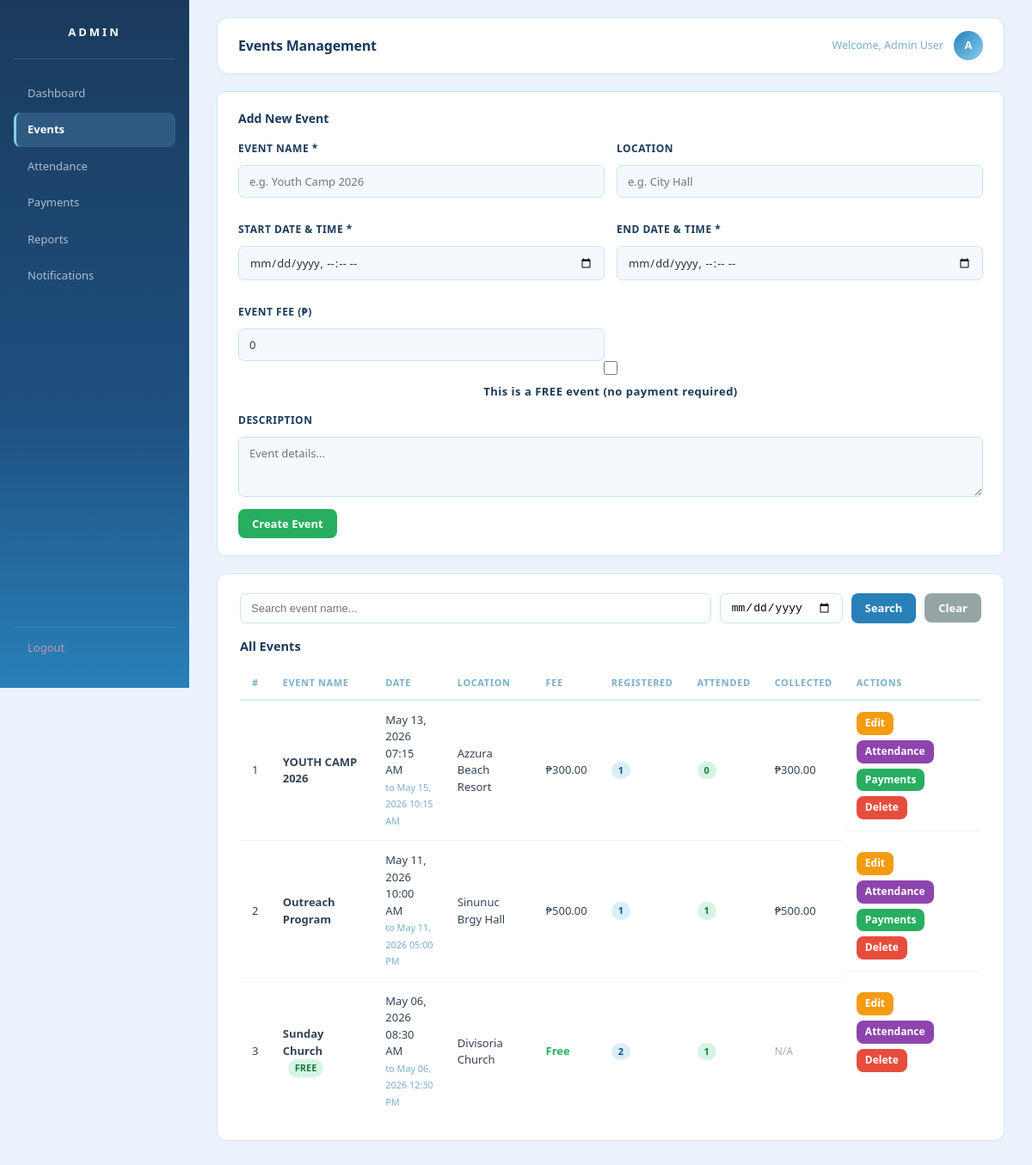
The app's page /events.php (signed in) with its own data.
### tables this page shows
CREATE TABLE `events` (
  `id` int(11) NOT NULL,
  `event_name` varchar(150) NOT NULL,
  `description` text DEFAULT NULL,
  `event_date` datetime NOT NULL,
  `event_end_date` datetime DEFAULT NULL,
  `location` varchar(150) DEFAULT NULL,
  `fee` decimal(10,2) DEFAULT 0.00,
  `is_free` tinyint(1) NOT NULL DEFAULT 0,
  `created_at` timestamp NOT NULL DEFAULT current_timestamp()
);

### events.php (the view, shortened to what this page needs)
<?php
require_once 'database.php';
$edit_event = null;
$search = trim($_GET['search'] ?? '');
$filter_date = $_GET['filter_date'] ?? '';
$where = "WHERE 1=1";
$params = [];
$types = '';
$stats_query = "
    WITH event_stats AS (
        SELECT
            e.id,
            COUNT(DISTINCT r.id) AS total_registered,
            COUNT(DISTINCT a.id) AS total_attended,
            COALESCE(SUM(p.amount_paid), 0) AS total_collected,
            e.fee * COUNT(DISTINCT r.id) AS total_expected
        FROM events e
        LEFT JOIN registrations r ON r.event_id = e.id
        LEFT JOIN attendance a ON a.event_id = e.id AND a.status = 'present'
        LEFT JOIN payments p ON p.event_id = e.id
        GROUP BY e.id
    )
    SELECT e.*,
           COALESCE(es.total_registered, 0) AS total_registered,
           COALESCE(es.total_attended, 0) AS total_attended,
           COALESCE(es.total_collected, 0) AS total_collected,
           COALESCE(es.total_expected, 0) AS total_expected
    FROM events e
    LEFT JOIN event_stats es ON es.id = e.id
    $where
    ORDER BY e.event_date DESC
";
if (!empty($params)) {
    $stmt = $conn->prepare($stats_query);
    $stmt->bind_param($types, ...$params);
    $stmt->execute();
    $events = $stmt->get_result();
} else {
    $events = $conn->query($stats_query);
}
?>
<!DOCTYPE html>
<html lang="en">
<head>
<link rel="stylesheet" href="admin_dashboard.css">
</head>
<body>
<div class="sidebar">
    <h2>ADMIN</h2>
    <a href="admin_dashboard.php">Dashboard</a>
    <a href="events.php" class="active">Events</a>
    <a href="attendance.php">Attendance</a>
    <a href="payments.php">Payments</a>
    <a href="reports.php">Reports</a>
    <a href="notifications.php">Notifications</a>
    <a href="logout.php" class="logout">Logout</a>
</div>
<div class="main">
    <div class="header">
        <h1><?= $edit_event ? 'Edit Event' : 'Events Management' ?></h1>
        <div class="header-right">
            <span>Welcome, <?= htmlspecialchars($_SESSION['admin_name'] ?? 'Admin') ?></span>
            <div class="avatar">A</div>
        </div>
    </div>
    <div class="container">
        <div class="form-card">
            <h2 style="font-size:14px;font-weight:600;color:#1a3a5c;margin-bottom:16px;">
                <?= $edit_event ? 'Edit Event' : 'Add New Event' ?>
            </h2>
            <form method="POST">
                <div class="form-row">
                    <div class="form-group">
                        <label>Event Name *</label>
                        <input type="text" name="event_name" value="<?= htmlspecialchars($edit_event['event_name'] ?? '') ?>" required placeholder="e.g. Youth Camp 2026">
                    </div>
                    <div class="form-group">
                        <label>Location</label>
                        <input type="text" name="location" value="<?= htmlspecialchars($edit_event['location'] ?? '') ?>" placeholder="e.g. City Hall">
                    </div>
                    <div class="form-group">
                        <label>Start Date & Time *</label>
                        <input type="datetime-local" name="event_date" value="<?= $edit_event ? date('Y-m-d\TH:i', strtotime($edit_event['event_date'])) : '' ?>" required>
                    </div>
                    <div class="form-group">
                        <label>End Date & Time *</label>
                        <input type="datetime-local" name="event_end_date" value="<?= $edit_event && $edit_event['event_end_date'] ? date('Y-m-d\TH:i', strtotime($edit_event['event_end_date'])) : '' ?>" required>
                    </div>
                    <div class="form-group">
                        <label>Event Fee (₱)</label>
                        <input type="number" name="fee" id="fee_input" value="<?= $edit_event['fee'] ?? 0 ?>" min="0" step="0.01" placeholder="0.00"
                               <?= (!empty($edit_event['is_free'])) ? 'disabled style="opacity:0.4;"' : '' ?>>
                    </div>
                </div>
                <div class="form-group" style="display:flex;align-items:center;gap:10px;margin-bottom:14px;">
                    <input type="checkbox" name="is_free" id="is_free_check" value="1"
                           <?= (!empty($edit_event['is_free'])) ? 'checked' : '' ?>
                           onchange="document.getElementById('fee_input').disabled=this.checked;
                                     document.getElementById('fee_input').style.opacity=this.checked?'0.4':'1';
                                     if(this.checked) document.getElementById('fee_input').value='0';"
                           style="width:16px;height:16px;accent-color:#27ae60;cursor:pointer;">
                    <label for="is_free_check" style="font-size:13px;font-weight:600;color:#1a3a5c;cursor:pointer;text-transform:none;margin:0;">
                        This is a <strong>FREE</strong> event (no payment required)
                    </label>
                </div>
                <div class="form-group">
                    <label>Description</label>
                    <textarea name="description" placeholder="Event details..."><?= htmlspecialchars($edit_event['description'] ?? '') ?></textarea>
                </div>
                <div style="display:flex;gap:10px;">
                    <button type="submit" class="btn-success"><?= $edit_event ? 'Update Event' : 'Create Event' ?></button>
                </div>
            </form>
        </div>
        <div class="section">
            <form method="GET" style="display:flex;gap:10px;flex-wrap:wrap;margin-bottom:16px;">
                <input type="text" name="search" value="<?= htmlspecialchars($search) ?>" placeholder="Search event name..." style="padding:8px 12px;border:1px solid #c8e3f3;border-radius:7px;font-size:13px;flex:1;min-width:180px;">
                <input type="date" name="filter_date" value="<?= $filter_date ?>" style="padding:8px 12px;border:1px solid #c8e3f3;border-radius:7px;font-size:13px;">
                <button type="submit">Search</button>
                <a href="events.php"><button type="button" style="background:#95a5a6;">Clear</button></a>
            </form>
            <div class="flex">
                <h2>All Events</h2>
            </div>
            <table>
                <tr>
                    <th>#</th>
                    <th>Event Name</th>
                    <th>Date</th>
                    <th>Location</th>
                    <th>Fee</th>
                    <th>Registered</th>
                    <th>Attended</th>
                    <th>Collected</th>
                    <th>Actions</th>
                </tr>
                <?php if ($events && $events->num_rows > 0): ?>
                <?php $i = 1; while ($ev = $events->fetch_assoc()): ?>
                <tr>
                    <td><?= $i++ ?></td>
                    <td>
                        <strong><?= htmlspecialchars($ev['event_name']) ?></strong>
                        <?php if (!empty($ev['is_free'])): ?>
                            <span class="badge" style="background:#d5f5e3;color:#1a7a44;margin-left:6px;">FREE</span>
                        <?php endif; ?>
                    </td>
                    <td><?= date('M d, Y h:i A', strtotime($ev['event_date'])) ?><br><small style="color:#7aafc8;">to <?= $ev['event_end_date'] ? date('M d, Y h:i A', strtotime($ev['event_end_date'])) : '—' ?></small></td>
                    <td><?= htmlspecialchars($ev['location'] ?? '—') ?></td>
                    <td>
                        <?php if (!empty($ev['is_free'])): ?>
                            <span style="color:#27ae60;font-weight:600;">Free</span>
                        <?php else: ?>
                            ₱<?= number_format($ev['fee'], 2) ?>
                        <?php endif; ?>
                    </td>
                    <td><span class="badge badge-blue"><?= $ev['total_registered'] ?></span></td>
                    <td><span class="badge badge-green"><?= $ev['total_attended'] ?></span></td>
                    <td>
                        <?php if (!empty($ev['is_free'])): ?>
                            <span style="color:#aaa;font-size:12px;">N/A</span>
                        <?php else: ?>
                            ₱<?= number_format($ev['total_collected'], 2) ?>
                        <?php endif; ?>
                    </td>
                    <td style="display:flex;gap:6px;flex-wrap:wrap;">
                        <a href="events.php?edit=<?= $ev['id'] ?>"><button class="btn-edit">Edit</button></a>
                        <a href="attendance.php?event_id=<?= $ev['id'] ?>"><button style="background:#8e44ad;padding:5px 10px;font-size:12px;">Attendance</button></a>
                        <?php if (empty($ev['is_free'])): ?>
                        <a href="payments.php?event_id=<?= $ev['id'] ?>"><button style="background:#27ae60;padding:5px 10px;font-size:12px;">Payments</button></a>
                        <?php endif; ?>
                        <a href="events.php?delete=<?= $ev['id'] ?>" onclick="return confirm('Delete this event?')"><button class="btn-danger">Delete</button></a>
                    </td>
                </tr>
                <?php endwhile; ?>
                <?php else: ?>
                <tr><td colspan="9" style="text-align:center;color:#aaa;padding:20px;">No events found.</td></tr>
                <?php endif; ?>
            </table>
        </div>
    </div>
</div>
</body>
</html>

### events.php (style rules this page uses)
.form-card { background:#fff; border:1px solid #c8e3f3; border-radius:10px; padding:20px 24px; margin-bottom:20px; }
.form-row { display:grid; grid-template-columns:1fr 1fr; gap:14px; }
.form-group { margin-bottom:14px; }
.form-group label { display:block; font-size:12px; font-weight:600; color:#1a3a5c; margin-bottom:5px; text-transform:uppercase; }
.form-group input, .form-group textarea, .form-group select { width:100%; padding:9px 12px; border:1px solid #c8e3f3; border-radius:7px; font-size:13px; color:#334; background:#f5f9fd; outline:none; }
.form-group textarea { resize:vertical; min-height:70px; }
.btn-success { background:#27ae60; }
.btn-danger { background:#e74c3c; padding:5px 10px; font-size:12px; }
.btn-edit { background:#f39c12; padding:5px 10px; font-size:12px; }
.badge { display:inline-block; padding:2px 8px; border-radius:12px; font-size:11px; font-weight:600; }
.badge-blue { background:#daeef8; color:#1e5080; }
.badge-green { background:#d5f5e3; color:#1a7a44; }

### records on screen
events: event_name "YOUTH CAMP 2026", event_date "May 13, 2026 07:15 AM", event_end_date "May 15, 2026 10:15 AM", location "Azzura Beach Resort", fee "300.00", total_registered "1", total_attended "0", total_collected "300.00"
events: event_name "Outreach Program", event_date "May 11, 2026 10:00 AM", event_end_date "May 11, 2026 05:00 PM", location "Sinunuc Brgy Hall", fee "500.00", total_registered "1", total_attended "1", total_collected "500.00"
events: event_name "Sunday Church", is_free "FREE", event_date "May 06, 2026 08:30 AM", event_end_date "May 06, 2026 12:30 PM", location "Divisoria Church", total_registered "2", total_attended "1"

### other values on screen
$_SESSION['admin_name'] "Admin User"
